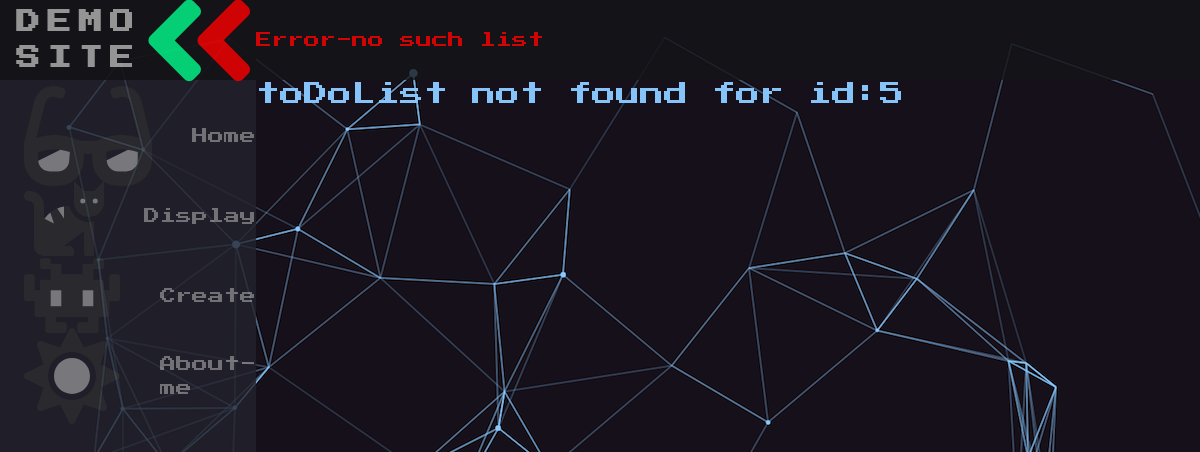
Page /id/5/ (signed in) on the earlier database version.
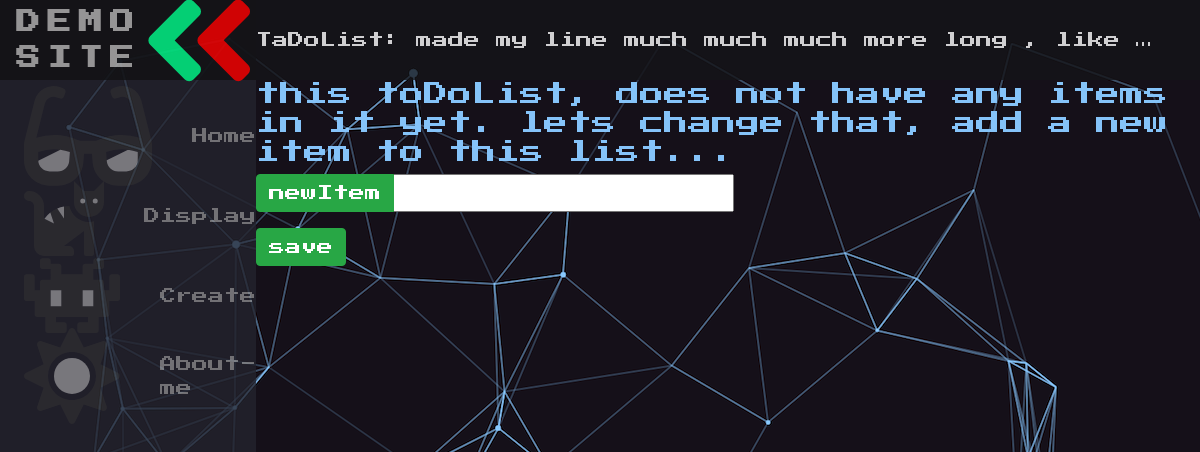
Same page on the later database version.
### main/models.py (models this page shows)
class ToDoList(models.Model):
    user = models.ForeignKey(User,on_delete=models.CASCADE,related_name="todolist",null=True)
    name=models.CharField(max_length=200)
    def __str__(self):
        return str(self.name)

### main/views.py (the view, shortened to what this page needs)
# urls.py: path("id/<int:idValue>/",views.id, name="id"),
def id(response,idValue:int):
    userId=response.user.id
    todolist = models.ToDoList.objects.filter(id=idValue , user_id=userId)
    print(todolist)
    class sendToTemplate:
        temp=0
    headingName:str=None
    if todolist.exists() :
        headingName=todolist[0].name;
    return render(response,"main/lists.html",{"list":todolist,"id":idValue,"sno":sendToTemplate(),"headingName":headingName})

### main/templates/main/lists.html (shortened to what this page needs)
{% extends 'main/base.html' %}
{%block mainHeading%}
    {%if headingName%}
    <div class="navbar-text custom-white-text unselectable">TaDoList: {{headingName}}</div>
    {%else%}
    <span class="navbar-text custom-error-text unselectable">Error-no such list</span>
    {%endif%}
{%endblock%}
{%block content%}
<form method="post",action="#">
 {%if list.exists%}
  {%for data in list%}
        {%if data.item_set.all.exists%}
         {%for i in data.item_set.all%}
           <div class="input-group mb-3">
               <div class="input-group-prepend">
                    <div class="input-group-text">
                        {%if i.complete == True%}
                        <input type="checkbox" value="clicked" name="c{{i.id}}" checked>
                        {%elif i.complete == False%}
                        <input type="checkbox" value="clicked" name="c{{i.id}}">
                        {%endif%}
                    </div>
                </div>
                <input type="text" value="{{i.text}}" name="item-name{{i.id}}" class="form-control todolist-items"/>
                <div class="input-group-append">
                        <button type="button" class="btn btn-outline-danger btn-sm todolist-item-delete" data-todolist-item-id={{i.id}}>delete</button>
                        <!--<button type="submit" name="deleteItem" value={{i.id}} class="btn btn-outline-danger btn-sm">delete</button>
                        -->
                </div>
            </div>
         {%endfor%}
        {%else%}
        <h4>this toDoList, does not have any items in it yet. lets change that, add a new item to this list...</h4>
        {%endif%}
  {%endfor%}
  <div class="input-group mb-3">
    <div class="input-group-prepend">
        <button type="submit" name="newItem" value="newItem" class="btn btn-success">newItem</button>
    </div>
    <input type="text" name="itemName">
   </div>
    <button type="submit" name="save" value="save" class="btn btn-success">save</button>
 {%else%}
  <h4>toDoList not found for id:{{id}}</h4>
 {%endif%}
</form>
{%endblock%}

Differences in the rows shown:
added ToDoList: name "made my line much much much more long , like…", shows "this toDoList, does not have any items in it yet. lets change that, add a new item to this list..."
Other differences:
{{ id }}: "5" → (not shown)
text no longer shown: "Error-no such list toDoList not found for id:"
text now shown: "TaDoList: newItem save"
